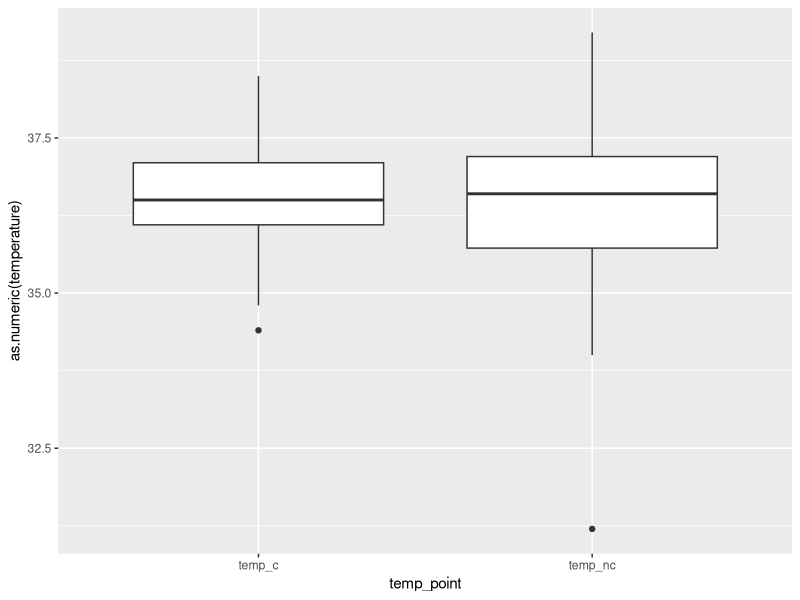
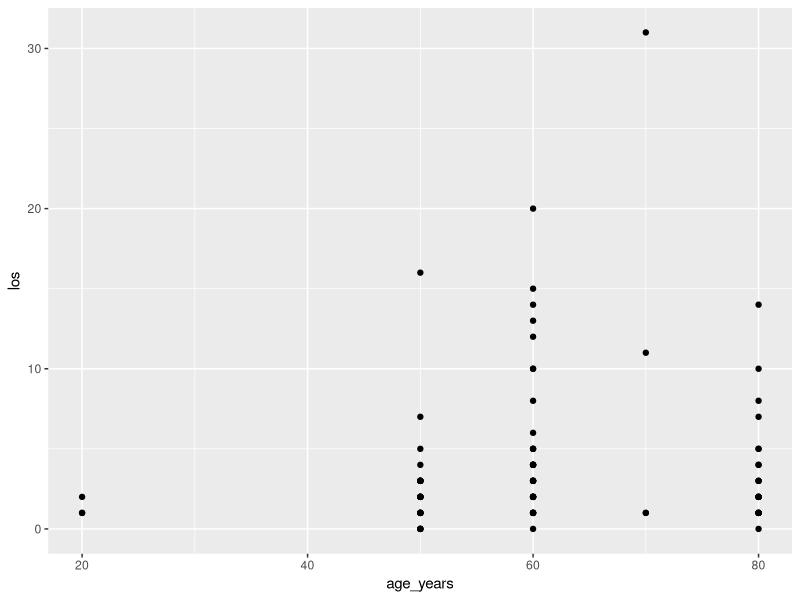
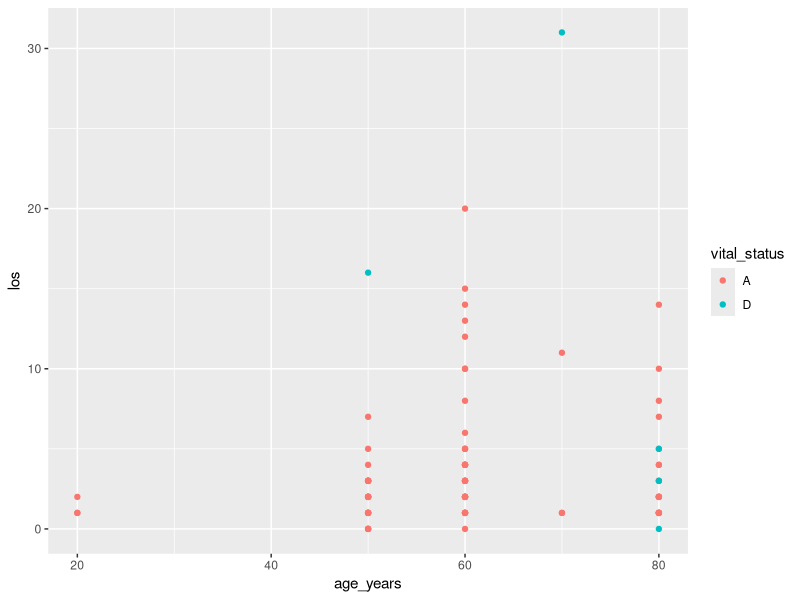
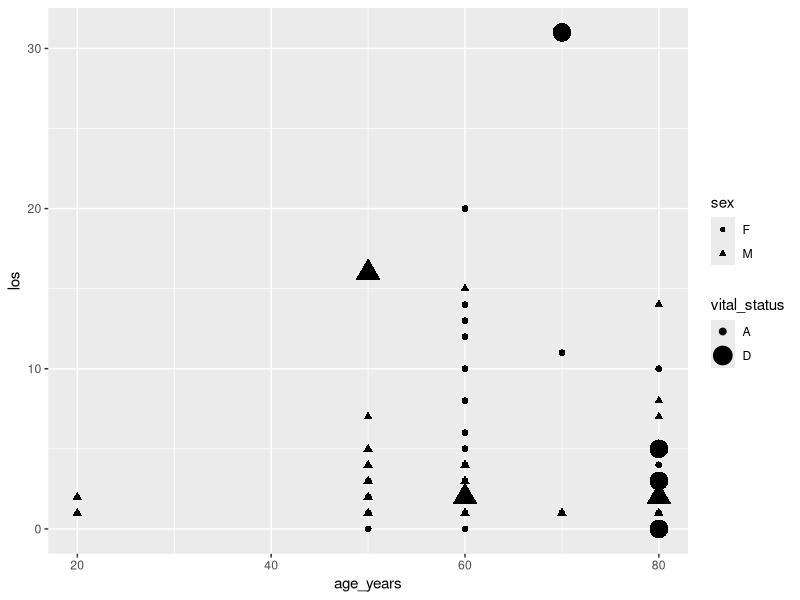
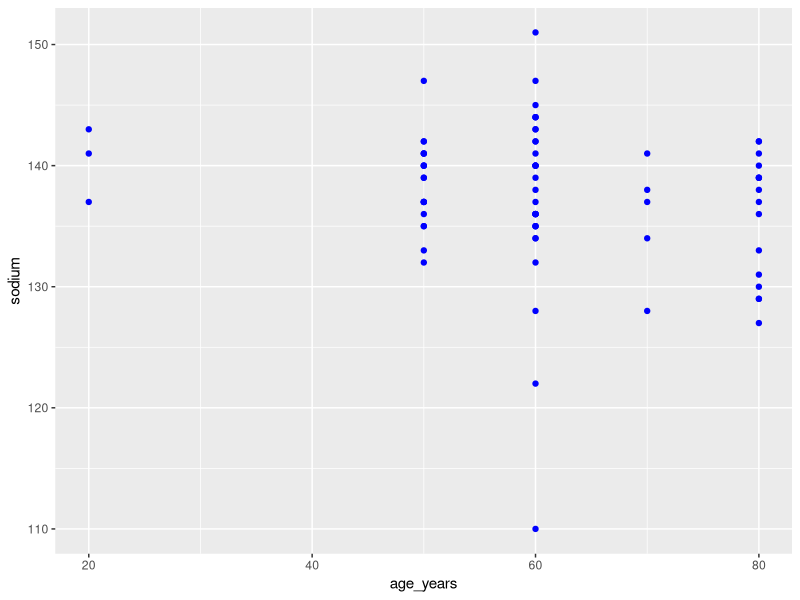
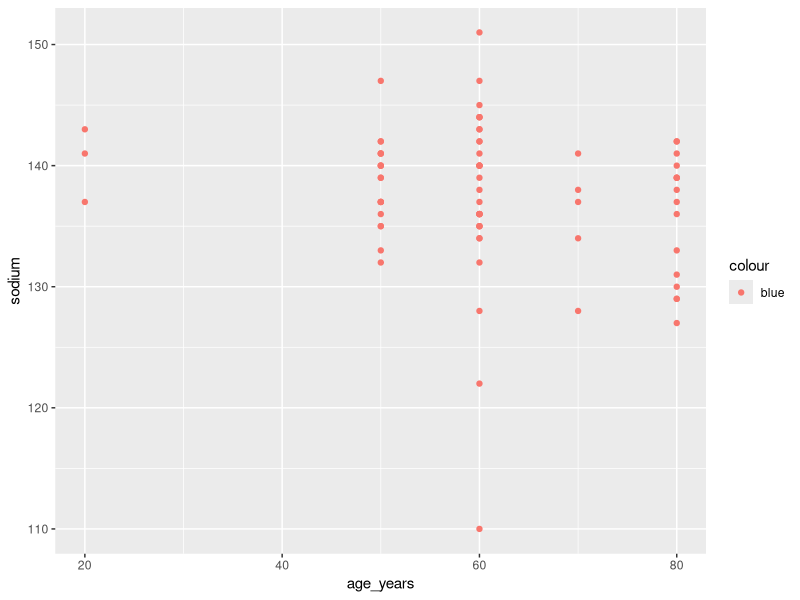
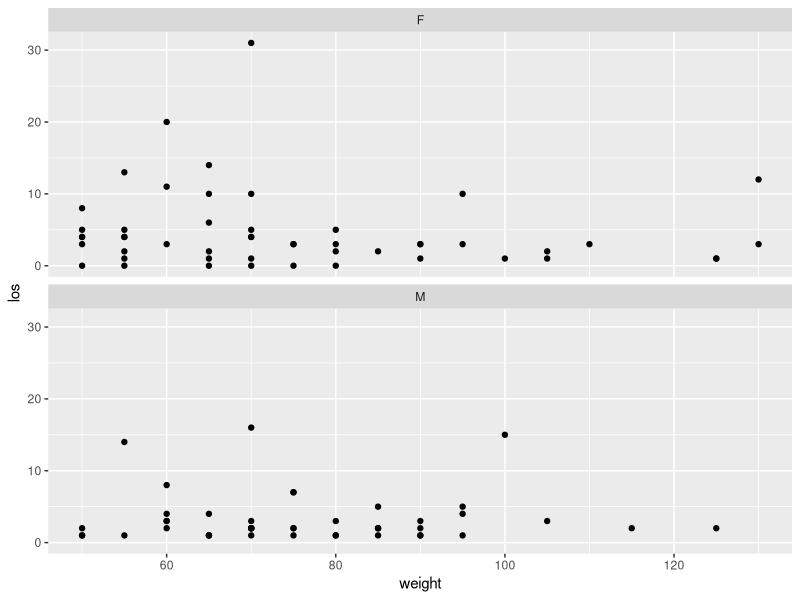
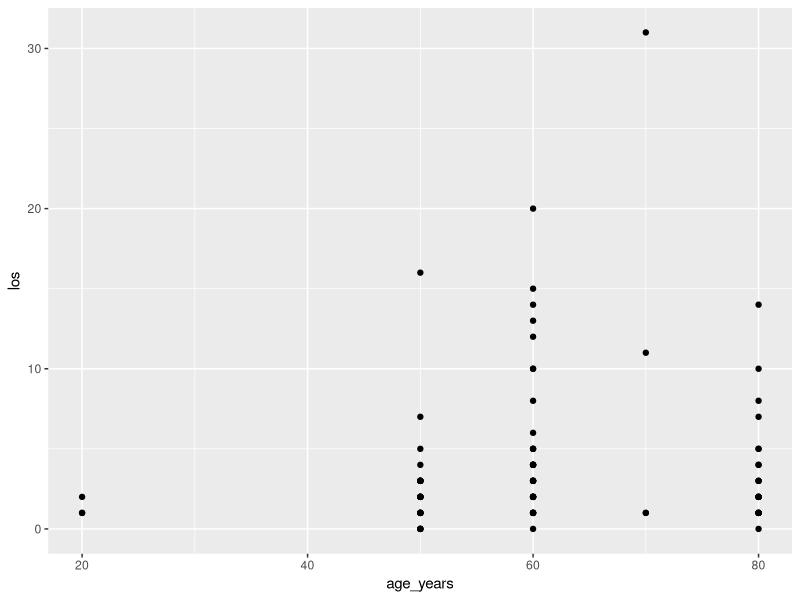

Generate these figures, in order, with R:
## ---- chunk 1
# We will need this data later. 
library(tidyverse)
cchic <- read_csv("clean_CCHIC.csv")
## ---- chunk 2
# Assign the value of 2+2+6 to the name `practice`. Notice there is no output in the
# console, but 'practice' is added to the environment window.
practice <- 2 + 2 + 6
# Recall the value using the name.
practice
## ---- chunk 3
say_hello <- "hello"
say_hello
## ---- chunk 4
c(50, 25, 32, 67, 46, 19, 48)
## ---- chunk 5
c(37.5, 37.1, 37.3, 38.3, 37.4, 38.9)
## ---- chunk 6
c("Adam", "Sally", "Eve", "John", "James", "Jennifer")
## ---- chunk 7
c(TRUE, FALSE, FALSE, TRUE, TRUE)
## ---- chunk 8
age <- c(50, 25, 32, 67, 46, 19)
# Recall the whole vector using the name.
age

# You can do the same thing for a character vector.
name <- c("Adam", "Sally", "Eve", "John", "James", "Jennifer")
name

gender <- c("male", "female", "female", "male", "male", "female")
## ---- chunk 9
# The age of the second person.
age[2]
# The name of the fifth person.
name[5]
## ---- chunk 10
test <- c(1, 2, 3, 4)
# Note that `test` is a numeric vector.
str(test)
# Add a character to `test`
test <- c(1, 2, 3, 4, "x")
# Note that `test` is now a character vector.
str(test)
## ---- chunk 11
test2 <- c(1, 2, 3, 4, TRUE)
# Note that the last element is `1`.
test2
# Note that the vector is numeric.
str(test2)
## ---- chunk 12
matrix(1:9, nrow = 3, ncol = 3)
## ---- chunk 13
data.frame(name, age, gender)
## ---- chunk 14
# Combining the vectors we created before into a data frame.
patients <- data.frame(name, age, gender)
patients
## ---- chunk 15
name <- name <- c("Adam", "Sally", "Eve", "John", "James", "Jennifer")
gender <- c("male", "female")
# You probably don't want this to happen.
data.frame(name, gender)
## ---- chunk 16
# You need to do this each time you open R
library(dplyr)
## ---- chunk 17
cchic %>% 
  filter(age_years >= 65)
## ---- chunk 18
elder_cchic <- cchic %>% 
  filter(age_years >= 65)
## ---- chunk 19
cchic %>% 
  select(sex)
## ---- chunk 20
cchic %>% 
  filter(age_years >= 65) %>% 
  select(sex)
## ---- chunk 21
cchic %>% 
  group_by(sex) %>% 
  summarise(mean_urea = mean(urea, na.rm = TRUE))
# Some summary statistic functions do not work with missing values, so you need to add the
# `is.na` argument to remove these.
## ---- chunk 22
cchic %>% 
  filter(is.na(age_years) == FALSE, age_years >= 65) %>% 
  select(sex) %>% 
  head()
## ---- chunk 23
cchic %>% 
  filter(age_years >= 65) %>% 
  select(sex) %>% 
  is.na() %>% 
  sum()
## ---- chunk 24
cchic <- cchic %>% 
           rename(sodium = na)
## ---- chunk 25
cchic <- cchic %>%
 mutate(bmi=(weight/(height/100)^2))
## ---- chunk 26
cchic <- cchic %>% 
  mutate(gender = as.factor(sex))
## ---- chunk 27
library(readr)
## ---- chunk 28
str(cchic$temp_nc)
## ---- chunk 29
cchic$temp_nc <-
  parse_number(cchic$temp_nc)

head(cchic$temp_nc)
## ---- chunk 30
library(stringr)
## ---- chunk 31
test_gender <- c("f", "F", "M", "f")
## ---- chunk 32
test_gender <- str_to_upper(test_gender)
test_gender
## ---- chunk 33
library(lubridate)
## ---- chunk 34
test_dates <- c("02-01-12", "03-04-15", "15-06-02")
# Since the dates are in a date-month-year format, we use the dmy function.
test_dates <- dmy(test_dates)
test_dates
## ---- chunk 35
cchic_year_born <- year(dmy(cchic$dob))
head(cchic_year_born)
## ---- chunk 36
cchic_discharge_days <- day(dmy(cchic$discharge))
head(cchic_discharge_days)
## ---- chunk 37
cchic <- 
  cchic %>% 
  mutate(los=(dmy(discharge) - dmy(admission)))
# You have now added a new variable to your data frame and can recall it.
head(cchic$los)
## ---- chunk 38
cchic$discharge <- dmy(cchic$discharge)
cchic$admission <- dmy(cchic$admission)
cchic_los_test <- cchic$discharge - cchic$admission
# This time, we just saved the vector in a separate object - not the data frame.
## ---- chunk 39
library(tidyr)

cchic_long <- cchic %>%
  gather("temp_point", "temperature",
  temp_c:temp_nc)

## ---- chunk 40
library(ggplot2)
cchic_long %>% 
  ggplot(aes(x = temp_point, y =
  as.numeric(temperature))) +
  geom_boxplot()
## ---- chunk 41
cchic %>% 
  select(-lactate)
## ---- chunk 42
cchic <- cchic %>% 
  select(-lactate) 
## ---- chunk 43
library(ggplot2)
## ---- chunk 44
ggplot (data = cchic) +
  geom_point(mapping = aes(x = age_years, y = los))
## ---- chunk 45
ggplot (data = cchic) +
  geom_point(mapping = aes(x = age_years, y = los, color = vital_status))
## ---- chunk 46
ggplot (data= cchic) +
  geom_point(mapping = aes(x = age_years, y = los, size = vital_status, shape = sex))  
## ---- chunk 47
ggplot(data = cchic) +
  geom_point(mapping = aes(x = age_years, y = sodium), color = "blue")

ggplot(data = cchic) +
  geom_point(mapping = aes(x = age_years, y = sodium, color = "blue")) 
## ---- chunk 48
ggplot(data = cchic) +
  geom_point(mapping = aes(x = weight, y = los)) +
  facet_wrap(~sex, nrow=2)
## ---- chunk 49
ggplot(data = cchic) +
  geom_point(mapping = aes(x = age_years, y = los)) 
## ---- chunk 50
ggplot(data = cchic) +
geom_point(mapping = aes(x = age_years, y = los), position = "jitter") 
## ---- chunk 51
ggplot(data = cchic) +
  geom_smooth(mapping = aes(x = sao2_abg, y = pao2_abg))
## ---- chunk 52
ggplot (data = cchic) +
  geom_smooth(mapping = aes(x = sao2_abg, y = pao2_abg, linetype = sex))
## ---- chunk 53
ggplot(data = cchic) +
  geom_point(mapping = aes(x = sao2_abg, y = pao2_abg, colour = sex)) +
  geom_smooth(mapping = aes(x = sao2_abg, y = pao2_abg))
## ---- chunk 54
ggplot(data = cchic) + 
  geom_bar(mapping = aes(x = care_level, y = ..prop.., group = 1))
## ---- chunk 55
ggplot(data = cchic) +  
  geom_bar(mapping = aes(x = care_level, fill = sex))
## ---- chunk 56
ggplot(data = cchic) + 
  geom_bar(mapping = aes(x = care_level, fill = sex), position = "fill")
## ---- chunk 57
ggplot(data = cchic) + 
  geom_bar(mapping = aes(x = care_level, fill = sex), position = "dodge")
## ---- chunk 58
ggplot(data = cchic, aes(x = age_years)) +
  geom_histogram()
## ---- chunk 59
ggplot(data = cchic, aes(x = height)) +
  geom_histogram()
## ---- chunk 60
# Note that we remove missing values.
mean(cchic$height, na.rm = TRUE)
sd(cchic$height)
## ---- chunk 61
dummy_1 <- rnorm(1000, mean = 10, sd = 0.5)
# ggplot only accepts dataframes.
dummy_1 <- as.data.frame(dummy_1)
ggplot(dummy_1, aes(x = dummy_1)) +
  geom_histogram()
## ---- chunk 62
dummy_2 <- rnorm(1000, mean = 10, sd = 20)
dummy_2 <- as.data.frame(dummy_2)
ggplot(dummy_2, aes(x = dummy_2)) +
  geom_histogram()
## ---- chunk 63
ggplot(cchic, aes(x = age_years)) +
  geom_histogram()
## ---- chunk 64
median(cchic$age_years)
IQR(cchic$age_years)
## ---- chunk 65
table(cchic$care_level)
## ---- chunk 66
care <- table(cchic$care_level)
prop.table(care)
## ---- chunk 67
prop.table(care)*100
## ---- chunk 68
cchic %>% 
  group_by(sex) %>% 
  summarise(av.height = mean(height, na.rm = TRUE))
## ---- chunk 69
cchic <- cchic %>% 
  mutate(gender = as.factor(sex))
cchic <- cchic %>% 
  mutate(gender_num = as.numeric(gender))
str(cchic$gender_num)
t.test(cchic$height, cchic$gender_num)
## ---- chunk 70
sex_test <- as.numeric(cchic$sex)
## ---- chunk 71
table(cchic$gender, cchic$vital_status)
## ---- chunk 72
chisq.test(cchic$gender, cchic$vital_status)
## ---- chunk 73
ggplot(cchic, aes(x = los)) +
  geom_histogram()
## ---- chunk 74
cchic <- cchic %>% 
  mutate(los = as.factor(los))

cchic <- cchic %>% 
  mutate(los_num = as.numeric(los))
## ---- chunk 75
# Descriptive statistics for males
cchic %>% 
  filter(sex == "M") %>% 
  select(los_num) %>% 
  summary()

## ---- chunk 76
# Descriptive statistics for females.
cchic %>% 
  filter(sex == "F") %>% 
  select(los_num) %>% 
  summary()

## ---- chunk 77
wilcox.test(cchic$los_num, cchic$gender_num)
## ---- chunk 78
say_hello <- function (name) {
  message <- paste ("Hello", name)
  return (message)
}

say_hello("cheryl")
## ---- chunk 79
BMI <- function(height, weight) {
  x = weight/(height^2)
  return(x)
}
# Try calculating your own BMI
BMI(height = 1.60, weight = 60)
## ---- chunk 80
BSA <- function (height, weight) {
  x= sqrt((weight*height)/3600)
   return(x)
 }

BSA(height = 175, weight = 80)
